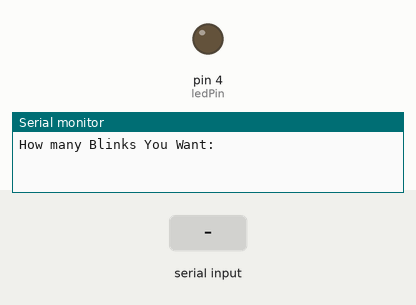
The sketch below on a simulated Arduino Uno, built with avr-gcc and run on an emulated ATmega328P. Parts: output pins drawn as LEDs (lit = HIGH), the last lines printed to the serial monitor. Dashed ring = blinking. The test bench sets the inputs (shaded band).

Above: at 1.2 s.
1.3 s: "90,45\n" received over Serial
At 1.45 s:
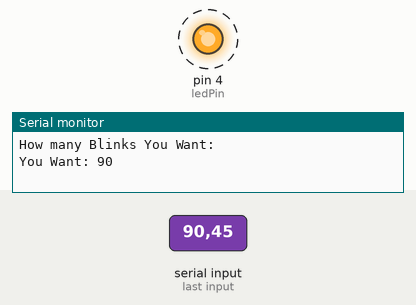
Timing chart, 0 to 10.3 s (numbered marks = the images above; inputs shaded):
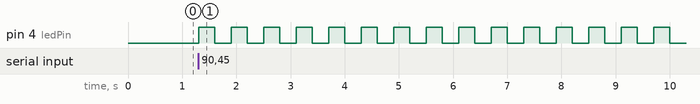

The sketch:

reading_from_serial.ino
```cpp
int blinkTime;
String msg = "How many Blinks You Want: ";
String msg2="What is Your FAV color";
String fav_color;
String msg1 = "You Want: ";
int ledPin=4;
int delayTime=300;
int j;
String danger="DANGER";
void setup() {
  // put your setup code here, to run once:
  pinMode(ledPin,OUTPUT);
  Serial.begin(9600);
}

void loop() {
  // put your main code here, to run repeatedly:
  Serial.println(msg);

  while (Serial.available()==0) {

  }
  blinkTime= Serial.parseInt();
  Serial.print(msg1);
  Serial.println(blinkTime);
  for(j=0;j<blinkTime;j=j+1){
    digitalWrite(ledPin,HIGH);
    delay(delayTime);
    digitalWrite(ledPin,LOW);
    delay(delayTime);
  }
  Serial.println(msg2);
   while (Serial.available()==0) {

  }
  fav_color=Serial.readString();
  fav_color.toUpperCase();
  if (fav_color=="RED"){
    Serial.println(danger);
  }
  Serial.println(fav_color);

}
```

Measured:
- after the input at 1.3 s, pin 4 (ledPin): alternates HIGH for 0.30 s and LOW for 0.30 s, starting at once
